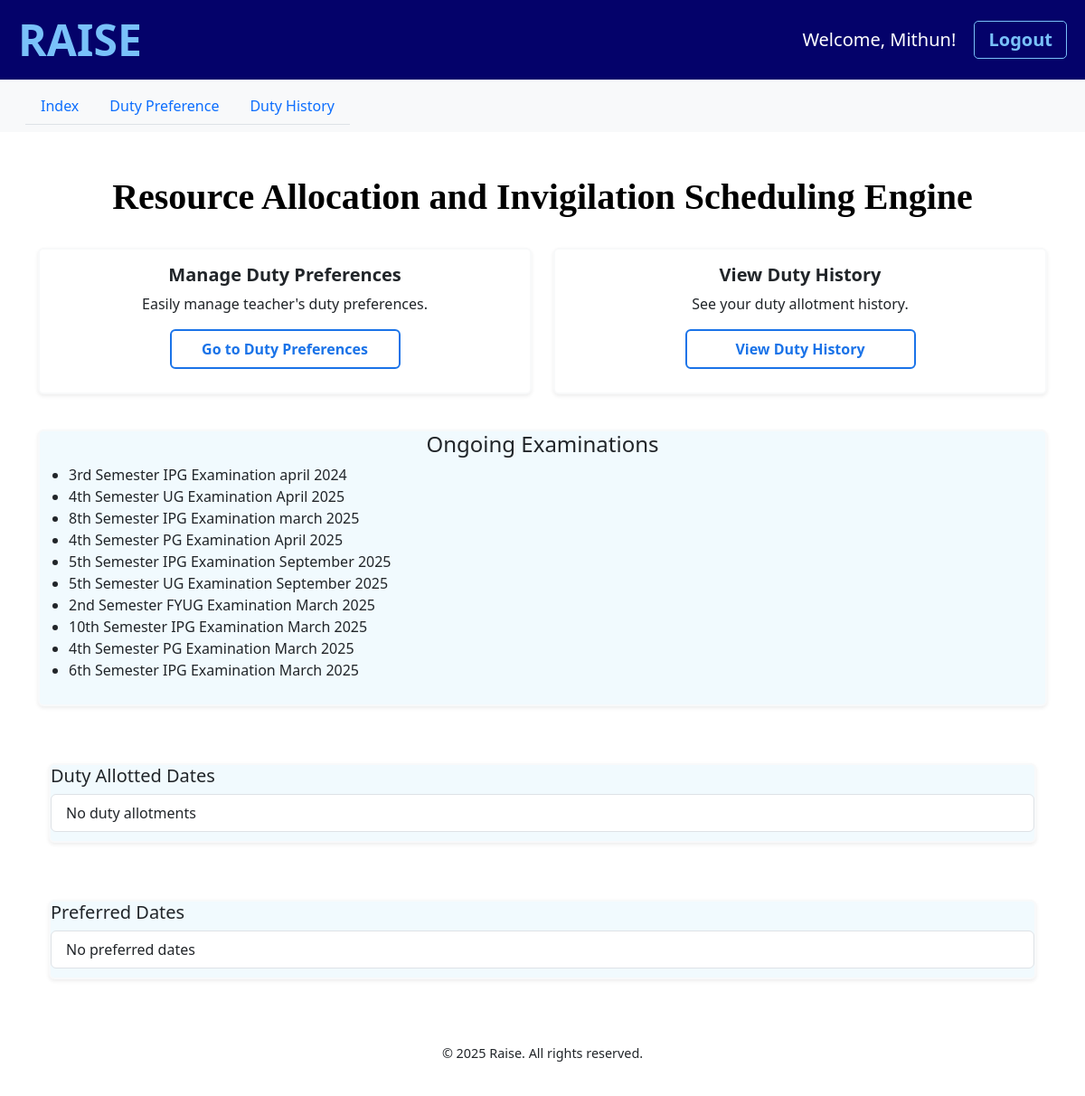
/ (signed in), run on the app's committed database.
### exam/models.py (models this page shows, shortened)
class Exam(models.Model):
    exam_id = models.AutoField(primary_key=True)
    sem = models.IntegerField()
    year = models.IntegerField()
    level = models.CharField(max_length=50)
    active = models.BooleanField(default=True)
    month = models.CharField(max_length=50)

### exam/views.py (the view)
# urls.py: path('', views.index, name='index'),
@login_required()
def index(request):
    return render(request, 'index.html')

### exam/context_processors.py (called while the page is built)
def is_chief(request):
    return {'is_chief': request.user.groups.filter(name='Chief').exists()}

def is_teacher(request):
    context = {'is_teacher': request.user.groups.filter(name='Teacher').exists()}
    if request.user.is_authenticated and context['is_teacher']:
        teacher = request.user.teacher  # Assuming a OneToOne relationship exists
        ongoing_exams = Exam.objects.filter(active=True)
        duty_allotted_dates = DutyAllotment.objects.filter(teacher=teacher)
        preferred_dates = DutyPreference.objects.filter(teacher=teacher)
        context.update({
            'ongoing_exams': ongoing_exams,
            'duty_allotted_dates': duty_allotted_dates,
            'preferred_dates': preferred_dates,
        })
    return context

### templates/index.html (shortened to what this page needs)
{% extends 'base.html' %}
{% block content %}
<div class="container mt-5">
    <div class="row mb-4">
        <div class="col-12 text-center">
            <h1 class="display-4 fw-bold" style="font-family: 'Poppins', Georgia, 'Times New Roman', Times, serif; color: #000000; font-size: 2.5rem;">
                Resource Allocation and Invigilation Scheduling Engine
            </h1>
        </div>
    </div>
        {% if is_teacher %}
        <div class="row">
            <div class="col-md-6 mb-4">
                <div class="card shadow-sm border-light rounded">
                    <div class="card-body">
                        <h5 class="card-title">Manage Duty Preferences</h5>
                        <p class="card-text">Easily manage teacher's duty preferences.</p>
                        <a href="{% url 'preference_list' %}" class="btn btn-primary btn-block">Go to Duty Preferences</a>
                    </div>
                </div>
            </div>
            <div class="col-md-6 mb-4">
                <div class="card shadow-sm border-light rounded">
                    <div class="card-body">
                        <h5 class="card-title">View Duty History</h5>
                        <p class="card-text">See your duty allotment history.</p>
                        <a href="{% url 'duty_history' %}" class="btn btn-primary btn-block">View Duty History</a>
                    </div>
                </div>
            </div>
        </div>
        <div class="row index-cards">
            <div class="col-md-12 mb-4 ongoing-examination-card">
                <div class="cards shadow-sm border-light rounded">
                    <div class="cards-body">
                        <h4 class="cards-title" style="text-align:center">Ongoing Examinations</h4>
                        <ul>
                        {% for exam in ongoing_exams %}
                        <li>
                            {% with exam.sem as semester %}
                            {% if semester == 1 %}
                            {{ semester }}st Semester {{ exam.level }} Examination {{ exam.month }} {{ exam.year }}
                            {% elif semester == 2 %}
                            {{ semester }}nd Semester {{ exam.level }} Examination {{ exam.month }} {{ exam.year }}
                            {% elif semester == 3 %}
                            {{ semester }}rd Semester {{ exam.level }} Examination {{ exam.month }} {{ exam.year }}
                            {% else %}
                            {{ semester }}th Semester {{ exam.level }} Examination {{ exam.month }} {{ exam.year }}
                            {% endif %}
                            {% endwith %}
                        </li>
                        {% empty %}
                        <li>No ongoing examinations</li>
                        {% endfor %}
                        </ul>
                    </div>
                </div>
            </div>
        </div>
        <div class="container mt-4">
            <div class="row">
                <div class="col-12 mb-4 duty-allotment-card">
                    <div class="cards shadow-sm border-light rounded">
                        <div class="cards-body">
                            <h5 class="cards-title text-start">Duty Allotted Dates</h5>
                            <ul class="list-group text-start">
                                {% if duty_allotted_dates %}
                                    {% for date in duty_allotted_dates %}
                                        <li class="list-group-item">{{ date }}</li>
                                    {% endfor %}
                                {% else %}
                                    <li class="list-group-item">No duty allotments</li>
                                {% endif %}
                            </ul>
                        </div>
                    </div>
                </div>
                <div class="col-12 mt-4 duty-preference-card">
                    <div class="cards shadow-sm border-light rounded">
                        <div class="cards-body">
                            <h5 class="cards-title text-start">Preferred Dates</h5>
                            <ul class="list-group text-start">
                                {% if preferred_dates %}
                                    {% for preference in preferred_dates %}
                                        <li class="list-group-item">{{ preference.pref_date }}</li>
                                    {% endfor %}
                                {% else %}
                                    <li class="list-group-item">No preferred dates</li>
                                {% endif %}
                            </ul>
                        </div>
                    </div>
                </div>
            </div>
        </div>
        {% endif %}
    </div>
{% endblock %}

### templates/base.html (shortened to what this page needs)
<!DOCTYPE html>
<html lang="en">
<head>
    <link rel="stylesheet" href="https://cdn.jsdelivr.net/npm/bootstrap@5.3.0/dist/css/bootstrap.min.css">
</head>
<body>
    <header>
        <h1>RAISE</h1>
        <form action="{% url 'logout' %}" method="post" class="logout-form">
            <span class="navbar-text text-white me-3" style="font-size:20px;">Welcome, {{ user.username|title }}!</span>
            <button type="submit" style="font-size:20px;" class="logout-btn">
                <div id="log-text">Logout</div>
            </button>
        </form>
    </header>
    <nav class="navbar navbar-expand-lg navbar-light bg-light">
        <div class="container-fluid">
            <div class="collapse navbar-collapse" id="navbarNav">
                <ul class="nav nav-tabs">
                    <li class="nav-item">
                        <a class="nav-link" href="{% url 'index' %}">Index</a>
                    </li>
                    {% if is_teacher %}
                        <li class="nav-item"><a class="nav-link" href="{% url 'preference_list' %}">Duty Preference</a></li>
                        <li class="nav-item"><a class="nav-link" href="{% url 'duty_history' %}">Duty History</a></li>
                    {% endif %}
                </ul>
            </div>
        </div>
    </nav>
    <main>
        {% block content %}
        {% endblock %}
    </main>
    <footer class="fixed-bottom">
        <div class="bg-white text-dark py-3">
            <div class="container text-center">
                <p class="mb-0" style="font-size: 0.9rem;">&copy; 2025 Raise. All rights reserved.</p>
            </div>
        </div>
    </footer>
</body>
</html>

### templates/base.html (style rules this page uses)
header { background-color: #04026a; color: #79c1f9; padding: 15px 20px; display: flex; align-items: center; justify-content: space-between; }
header h1 { font-size: 3rem; font-weight: bold; margin: 0; }
.logout-form { margin: 0; }
.logout-btn { background-color: transparent; border: 1px solid #79c1f9; color: #79c1f9; font-weight: bold; padding: 5px 15px; border-radius: 5px; cursor: pointer; transition: all 0.3s ease; }
footer { background-color: #e3f2fd; color: #0d47a1; }
.fixed-bottom { position: static; right: 0; bottom: 0; left: 0; z-index: 1030; }

### templates/index.html (style rules this page uses)
.container { padding-bottom: 20px; }
.ongoing-examination-card .cards { background-color: #F1FAFE; }
.duty-allotment-card .cards { background-color: #F1FAFE; }
.duty-preference-card .cards { background-color: #F1FAFE; }
.card { padding-bottom: 10px; margin-bottom: 15px; overflow: visible; text-align: center; border: 2px solid #1a73e8; background-color: white; }
.cards { padding-bottom: 10px; margin-bottom: 15px; overflow: visible; border: 2px solid #1a73e8; background-color: white; }
.card-body { display: flex; flex-direction: column; justify-content: center; align-items: center; text-align: center; height: 100%; }
.card-title { font-size: 1.25rem; font-weight: bold; text-align: center; }
.card-text { font-size: 1rem; text-align: center; }
.card a.btn { display: block; width: 50%; padding: 8px; background-color: white; border: 2px solid #1a73e8; color: #1a73e8; font-weight: bold; transition: all 0.3s ease-in-out; }

### data on the page
Exam: sem "3", level "IPG", month "april", year "2024"
Exam: sem "4", level "UG", month "April", year "2025"
Exam: sem "8", level "IPG", month "march", year "2025"
Exam: sem "4", level "PG", month "April", year "2025"
Exam: sem "5", level "IPG", month "September", year "2025"
Exam: sem "5", level "UG", month "September", year "2025"
Exam: sem "2", level "FYUG", month "March", year "2025"
Exam: sem "10", level "IPG", month "March", year "2025"
Exam: sem "4", level "PG", month "March", year "2025"
Exam: sem "6", level "IPG", month "March", year "2025"

### other printed values
{{ user.username|title }} "Mithun"
